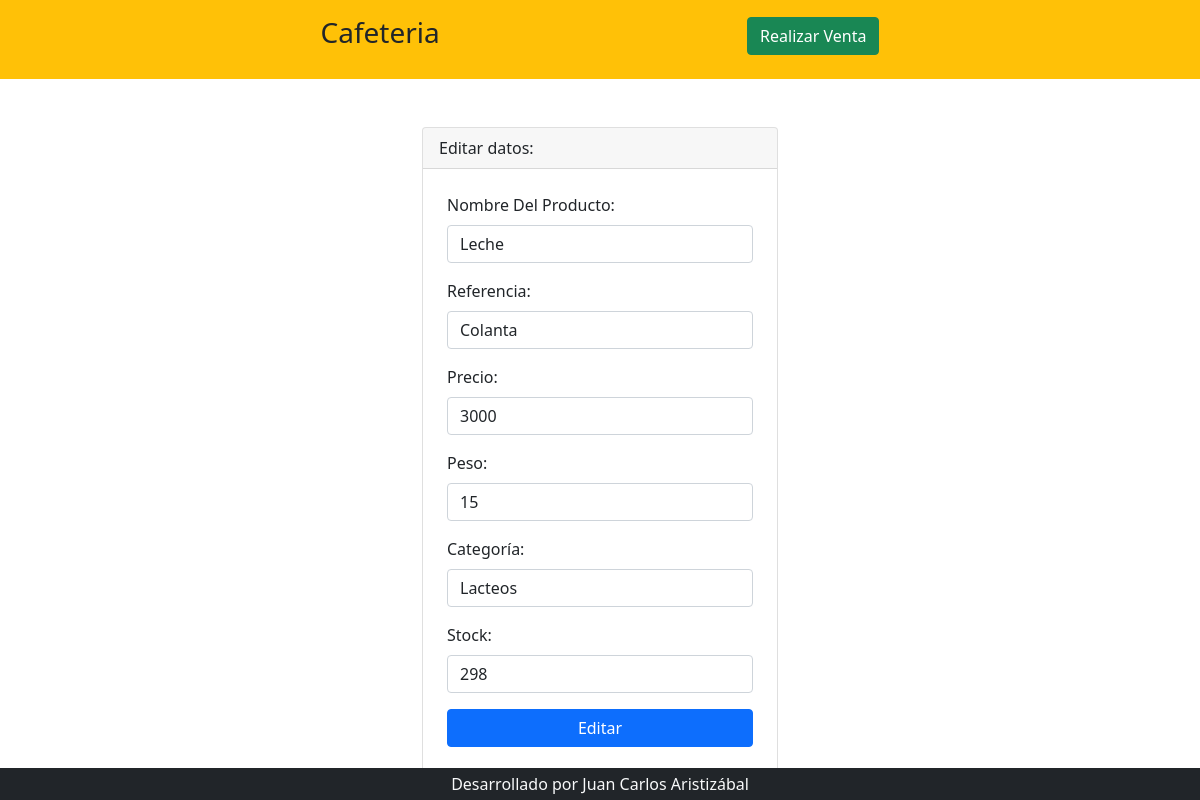
The app's page /editar.php?codigo=3 with its own data.
### tables this page shows
CREATE TABLE `productos` (
  `codigo` int(11) NOT NULL,
  `nombre_producto` varchar(200) DEFAULT NULL,
  `referencia` varchar(200) DEFAULT NULL,
  `precio` int(50) DEFAULT NULL,
  `peso` int(50) DEFAULT NULL,
  `categoria` varchar(200) DEFAULT NULL,
  `stock` int(50) DEFAULT NULL,
  `fecha_creacion` date DEFAULT NULL
);

### editar.php (the view, shortened to what this page needs)
<?php include 'template/header.php' ?>
<?php
    include_once 'model/conexion.php';
    $codigo = $_GET['codigo'];
    $sentencia = $bd->prepare("select * from productos where codigo = ?;");
    $sentencia->execute([$codigo]);
    $producto = $sentencia->fetch(PDO::FETCH_OBJ);
?>
<div class="container mt-5">
    <div class="row justify-content-center">
        <div class="col-md-4">
            <div class="card">
                <div class="card-header">
                    Editar datos:
                </div>
                <form class="p-4" method="POST" action="editarProceso.php">
                <div class="mb-3">
                        <label class="form-label">Nombre Del Producto: </label>
                        <input type="text" class="form-control" name="txtNombre" autofocus
                        value="<?php echo $producto->nombre_producto; ?>">
                    </div>
                    <div class="mb-3">
                        <label class="form-label">Referencia: </label>
                        <input type="text" class="form-control" name="txtReferencia" autofocus required
                        value="<?php echo $producto->referencia; ?>">
                    </div>
                    <div class="mb-3">
                        <label class="form-label">Precio: </label>
                        <input type="number" class="form-control" name="txtPrecio" autofocus required
                        value="<?php echo $producto->precio; ?>">
                    </div>
                    <div class="mb-3">
                        <label class="form-label">Peso: </label>
                        <input type="number" class="form-control" name="txtPeso" autofocus required
                        value="<?php echo $producto->peso; ?>">
                    </div>
                    <div class="mb-3">
                        <label class="form-label">Categoría: </label>
                        <input type="text" class="form-control" name="txtCategoria" autofocus required
                        value="<?php echo $producto->categoria; ?>">
                    </div>
                    <div class="mb-3">
                        <label class="form-label">Stock: </label>
                        <input type="number" class="form-control" name="txtStock" autofocus required
                        value="<?php echo $producto->stock; ?>">
                    </div>
                    <div class="d-grid">
                        <input type="submit" class="btn btn-primary" value="Editar">
                    </div>
                </form>
            </div>
        </div>
    </div>
</div>
<?php include 'template/footer.php' ?>

### records on screen
productos: txtNombre "Leche", txtReferencia "Colanta", txtPrecio "3000", txtPeso "15", txtCategoria "Lacteos", txtStock "298"
